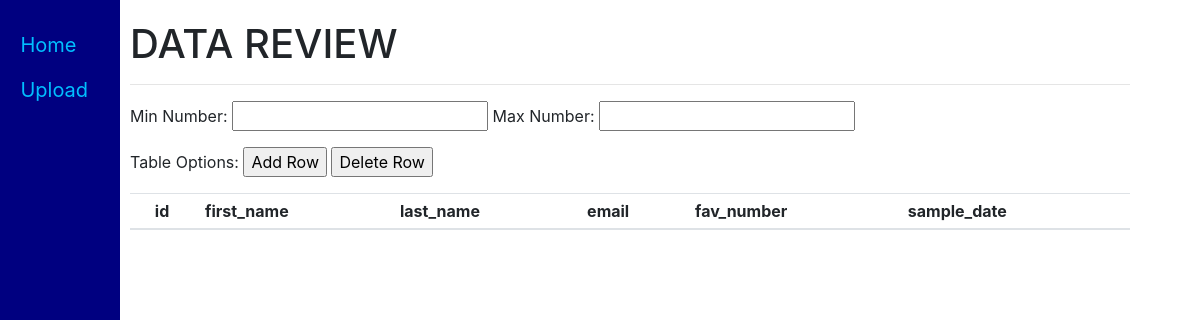
The page /review on the database as committed earlier.
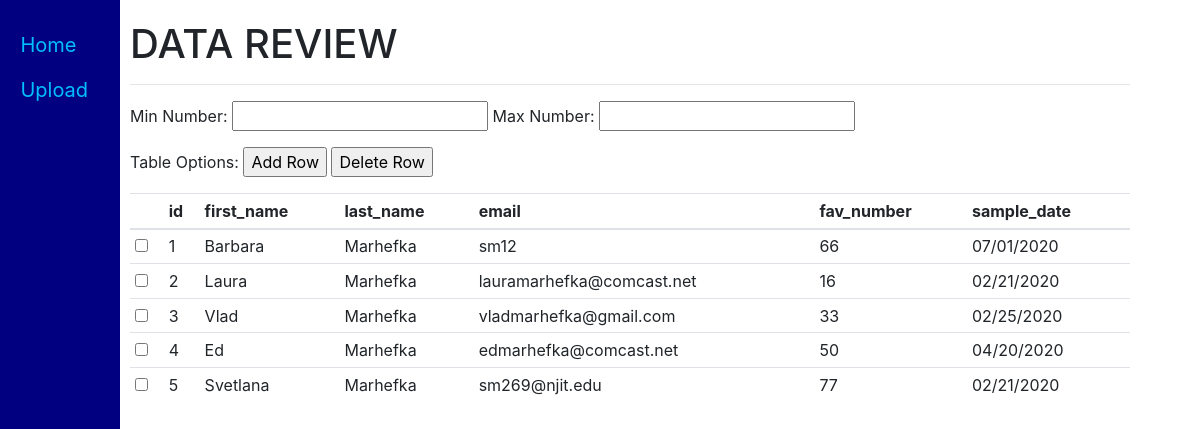
The same page on the database as committed later.
### charmsapp/models.py (models this page shows)
class SampleData(models.Model):
	id = models.AutoField(primary_key=True)
	first_name = models.CharField(max_length=20)
	last_name = models.CharField(max_length=20)
	email = models.EmailField(blank=True, max_length = 254)
	fav_number = models.IntegerField()
	sample_date = models.DateField(null=True, blank=True)

### charmsapp/views.py (the view)
# urls.py: path('review', views.review_data, name='review_view'),
def review_data(request):
    if "GET" == request.method:
        sample_data = SampleData.objects.all()
        data_headers = [f.get_attname() for f in SampleData._meta.get_fields()]
        return render(request, "charmsapp/review.html", {
        'test_data':sample_data,
        'headers': data_headers
        })
    else:
        return HttpResponse("POST REQUEST: This is the view/review page");

### charmsapp/templates/charmsapp/review.html (shortened to what this page needs)
{% extends 'charmsapp/base.html' %}
{% block side_navigation %}
<a href={% url 'charmsapp:index_view' %}>Home</a>
<a href={% url 'charmsapp:upload_view' %}>Upload</a>
{% endblock side_navigation %}
{% block main_content %}
<h1>DATA REVIEW</h1>
<hr />
<div id="data-filters">
    <p>
        Min Number: <span><input type="text" id="min" name="min"></span>
        Max Number: <span><input type="text" id="max" name="max"></span>
    </p>
</div>
<div id="button-group">
    <p>
        Table Options:
        <input type="button" class="add-row" value="Add Row">
        <input type="button" class="delete-row" value="Delete Row">
    </p>
</div>
<table class="table table-sm" id="example">
    <thead>
        <tr>
            <th scope="col"></th>
            {% for header in headers %}
            <th scope="col"> {{header}} </th>
            {% endfor %}
        </tr>
    </thead>
    <tbody>
        {% for data in test_data %}
        <tr>
            <td scope="row"><input type="checkbox" name="record" data-id="{{ data.id }}"></td>
            <td scope="row">{{data.id}}</td>
            <td scope="row" class="editable" data-id="{{ data.id }}" data-type="first_name"> {{ data.first_name }} </td>
            <td scope="row" class="editable" data-id="{{ data.id }}" data-type="last_name"> {{ data.last_name }} </td>
            <td scope="row" class="editable" data-id="{{ data.id }}" data-type="email"> {{ data.email }} </td>
            <td scope="row" class="editable" data-id="{{ data.id }}" data-type="fav_number"> {{ data.fav_number }} </td>
            <td scope="row" class="editable" data-id="{{ data.id }}" data-type="sample_date"> {{ data.sample_date|date:"m/d/Y"}} </td>
        </tr>
        {% endfor %}
    </tbody>
</table>
{% endblock main_content %}

### charmsapp/templates/charmsapp/base.html (shortened to what this page needs)
<!DOCTYPE html>
<html>
<head>
    {% block head_css %}
        {% block head_css_site %}
            <link rel="stylesheet" href="https://stackpath.bootstrapcdn.com/bootstrap/4.3.1/css/bootstrap.min.css">
        {% endblock head_css_site %}
    {% endblock head_css %}
</head>
<body>
    <div class="sidenav">
        {% block side_navigation %}
        {% endblock side_navigation %}
    </div>
    <div id="content" name="content" class="main">
        {% block main_content %}{% endblock main_content %}
    </div>
</body>
</html>

### charmsapp/templates/charmsapp/base.html (style rules this page uses)
.sidenav { height: 100%; width: 10%; position: fixed; z-index: 1; top: 0; left: 0; background-color: navy; overflow-x: hidden; padding-top: 20px; }
.sidenav a { margin-top: 5px; margin-left: auto; margin-right: auto; margin-bottom: 5px; padding-top: 5px; padding-bottom: 5px; width: 66%; font-family: -apple-system,BlinkMacSystemFont,"Segoe UI",Roboto,"Helvetica Neue",Arial,"Noto Sans",sans-serif,"Apple Color Emoji","Segoe UI Emoji","Segoe UI Symbol","Noto Color Emoji"; font-size: 20px; color: deepskyblue; display: block; }
.main { padding: 10px; margin-top: 10px; margin-bottom: 10px; margin-left: 10%; margin-right: 5%; font-family: -apple-system,BlinkMacSystemFont,"Segoe UI",Roboto,"Helvetica Neue",Arial,"Noto Sans",sans-serif,"Apple Color Emoji","Segoe UI Emoji","Segoe UI Symbol","Noto Color Emoji"; }

Rows that differ between the two databases and show on the page:
added SampleData: id "1", first_name "Barbara", last_name "Marhefka", email "sm12", fav_number "66", sample_date "07/01/2020"
added SampleData: id "2", first_name "Laura", last_name "Marhefka", email "lauramarhefka@comcast.net", fav_number "16", sample_date "02/21/2020"
added SampleData: id "3", first_name "Vlad", last_name "Marhefka", email "vladmarhefka@gmail.com", fav_number "33", sample_date "02/25/2020"
added SampleData: id "4", first_name "Ed", last_name "Marhefka", email "edmarhefka@comcast.net", fav_number "50", sample_date "04/20/2020"
added SampleData: id "5", first_name "Svetlana", last_name "Marhefka", email "sm269@njit.edu", fav_number "77", sample_date "02/21/2020"
